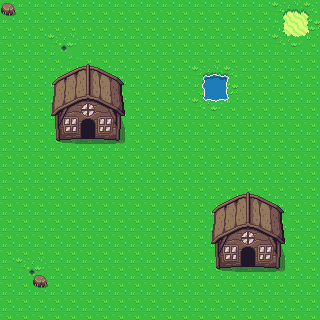

A level layout from a 2D game, rendered from its tile map. Below: a short description, then the map file with its tile-grid data intact:
An orthogonal 20x20 tile map with 16x16 px tiles, 2 tile layers (Ground, Objects) and 11 objects (2x DoorInteriorHouse).

<map version="1.10" tiledversion="1.10.1" orientation="orthogonal" renderorder="right-down" width="20" height="20" tilewidth="16" tileheight="16" infinite="0" nextlayerid="4" nextobjectid="12">
 <editorsettings>
  <export target="village2.lua" format="lua" />
 </editorsettings>
 <tileset firstgid="1" name="Overworld" tilewidth="16" tileheight="16" tilecount="1440" columns="40">
  <image source="../images/gfx/Overworld.png" width="640" height="576" />
 </tileset>
 <layer id="1" name="Ground" width="20" height="20">
  <data encoding="csv">
1,1,1,1,1,1,1,1,1,1,1,1,1,1,1,1,1,121,122,123,
1,1,1,1,1,1,1,1,1,1,1,1,1,1,1,1,1,161,162,163,
1,1,1,361,362,1,1,1,1,1,1,1,1,1,1,1,1,201,202,203,
1,1,1,401,402,1,1,1,1,1,1,1,1,1,1,1,1,1,1,1,
1,1,1,1,1,1,1,1,1,1,1,1,243,244,245,1,1,1,1,1,
1,1,1,1,1,1,1,1,1,1,1,1,283,284,285,1,1,1,1,1,
1,1,1,1,1,1,1,1,1,1,1,1,323,324,325,1,1,1,1,1,
1,1,1,1,1,1,1,1,1,1,1,1,1,1,1,1,1,1,1,1,
1,1,1,1,1,1,1,1,1,1,1,1,1,1,1,1,1,1,1,1,
1,1,1,1,1,1,1,1,1,1,1,1,1,1,1,1,1,1,1,1,
1,1,1,1,1,1,1,1,1,1,1,1,1,1,1,1,1,1,1,1,
1,1,1,1,1,1,1,1,1,1,1,1,1,1,1,1,1,1,1,1,
1,1,1,1,1,1,1,1,1,1,1,1,1,1,1,1,1,1,1,1,
1,1,1,1,1,1,1,1,1,1,1,1,1,1,1,1,1,1,1,1,
1,1,1,1,1,1,1,1,1,1,1,1,1,1,1,1,1,1,1,1,
1,1,1,1,1,1,1,1,1,1,1,1,1,1,1,1,1,1,1,1,
1,361,362,1,1,1,1,1,1,1,1,1,1,1,1,1,1,1,1,1,
1,401,402,1,1,1,1,1,1,1,1,1,1,1,1,1,1,1,1,1,
1,1,1,1,1,1,1,1,1,1,1,1,1,1,1,1,1,1,1,1,
1,1,1,1,1,1,1,1,1,1,1,1,1,1,1,1,1,1,1,1
</data>
 </layer>
 <layer id="2" name="Objects" width="20" height="20">
  <data encoding="csv">
209,0,0,0,0,0,0,0,0,0,0,0,0,0,0,0,0,0,0,0,
0,0,0,0,0,0,0,0,0,0,0,0,0,0,0,0,0,0,0,0,
0,0,0,0,0,0,0,0,0,0,0,0,0,0,0,0,0,0,0,0,
0,0,0,0,0,0,0,0,0,0,0,0,0,0,0,0,0,0,0,0,
0,0,0,7,8,9,10,11,0,0,0,0,0,0,0,0,0,0,0,0,
0,0,0,47,48,49,50,51,0,0,0,0,0,0,0,0,0,0,0,0,
0,0,0,87,88,89,90,91,0,0,0,0,0,0,0,0,0,0,0,0,
0,0,0,127,128,129,130,131,0,0,0,0,0,0,0,0,0,0,0,0,
0,0,0,167,168,169,170,171,0,0,0,0,0,0,0,0,0,0,0,0,
0,0,0,0,0,0,0,0,0,0,0,0,0,0,0,0,0,0,0,0,
0,0,0,0,0,0,0,0,0,0,0,0,0,0,0,0,0,0,0,0,
0,0,0,0,0,0,0,0,0,0,0,0,0,0,0,0,0,0,0,0,
0,0,0,0,0,0,0,0,0,0,0,0,0,7,8,9,10,11,0,0,
0,0,0,0,0,0,0,0,0,0,0,0,0,47,48,49,50,51,0,0,
0,0,0,0,0,0,0,0,0,0,0,0,0,87,88,89,90,91,0,0,
0,0,0,0,0,0,0,0,0,0,0,0,0,127,128,129,130,131,0,0,
0,0,0,0,0,0,0,0,0,0,0,0,0,167,168,169,170,171,0,0,
0,0,209,0,0,0,0,0,0,0,0,0,0,0,0,0,0,0,0,0,
0,0,0,0,0,0,0,0,0,0,0,0,0,0,0,0,0,0,0,0,
0,0,0,0,0,0,0,0,0,0,0,0,0,0,0,0,0,0,0,0
</data>
 </layer>
 <objectgroup id="3" name="Walls">
  <object id="1" x="48" y="64" width="80" height="64" />
  <object id="2" x="208" y="192" width="80" height="64" />
  <object id="3" x="208" y="80" width="16" height="16" />
  <object id="4" x="32" y="272" width="16" height="16" />
  <object id="5" x="0" y="0" width="16" height="16" />
  <object id="6" x="48" y="128" width="16" height="16" />
  <object id="7" x="112" y="128" width="16" height="16" />
  <object id="8" name="DoorInteriorHouse" x="80" y="112" width="16" height="16" />
  <object id="9" x="208" y="256" width="16" height="16" />
  <object id="10" x="272" y="256" width="16" height="16" />
  <object id="11" name="DoorInteriorHouse" x="240" y="240" width="16" height="16" />
 </objectgroup>
</map>
